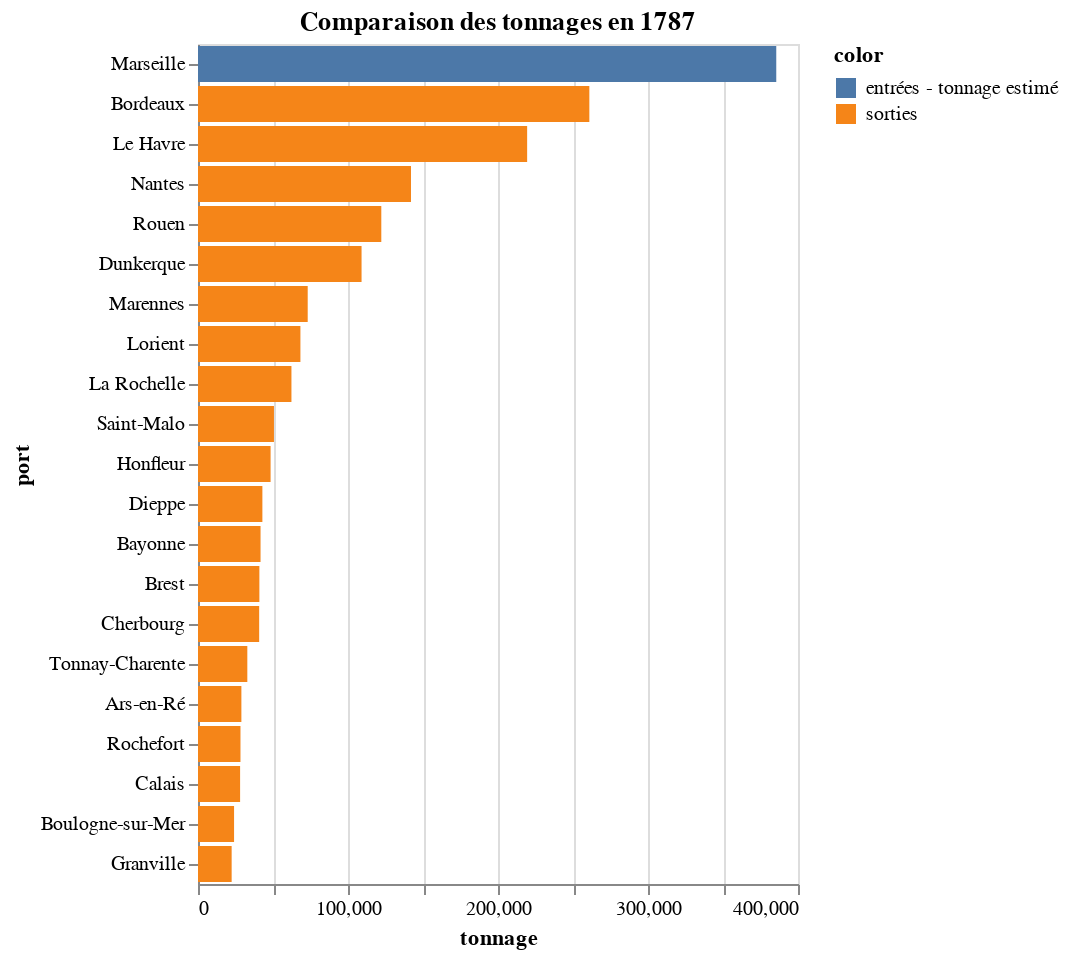

Source (notebook cell):
### Code cell
VegaLite({
    "$schema": "https://vega.github.io/schema/vega-lite/v5.json",
    "title": "Comparaison des tonnages en 1787",
    "mark": "bar",
    "data": {
        "values": tonnage
    },
    "encoding": {
        "x": {
            "field": "tonnage",
            "type": "quantitative", 
            "title": "tonnage"
        },
        "y": {
            "field": "port",
            "type": "nominal",
            "title": "port",
            "sort": "-x"
        },
        "color": {"field": "color"}
    }
})

### Figure 1 — Vega-Lite specification as saved in the notebook (floating-point values rounded to 4 significant figures)
{"$schema": "https://vega.github.io/schema/vega-lite/v5.json", "data": {"values": [{"color": "sorties", "port": "Bordeaux", "tonnage": 260896}, {"color": "sorties", "port": "Le Havre", "tonnage": 219429}, {"color": "sorties", "port": "Nantes", "tonnage": 141995}, {"color": "sorties", "port": "Rouen", "tonnage": 122202}, {"color": "sorties", "port": "Dunkerque", "tonnage": 109038}, {"color": "sorties", "port": "Marennes", "tonnage": 73139}, {"color": "sorties", "port": "Lorient", "tonnage": 68277}, {"color": "sorties", "port": "La Rochelle", "tonnage": 62296}, {"color": "sorties", "port": "Saint-Malo", "tonnage": 50643}, {"color": "sorties", "port": "Honfleur", "tonnage": 48393}, {"color": "sorties", "port": "Dieppe", "tonnage": 42920}, {"color": "sorties", "port": "Bayonne", "tonnage": 41699}, {"color": "sorties", "port": "Brest", "tonnage": 40916}, {"color": "sorties", "port": "Cherbourg", "tonnage": 40779}, {"color": "sorties", "port": "Tonnay-Charente", "tonnage": 32882}, {"color": "sorties", "port": "Ars-en-Ré", "tonnage": 28922}, {"color": "sorties", "port": "Rochefort", "tonnage": 28313}, {"color": "sorties", "port": "Calais", "tonnage": 28070}, {"color": "sorties", "port": "Boulogne-sur-Mer", "tonnage": 24044}, {"color": "sorties", "port": "Granville", "tonnage": 22430}, {"color": "entrées - tonnage estimé", "port": "Marseille", "tonnage": 385510}]}, "encoding": {"color": {"field": "color"}, "x": {"field": "tonnage", "title": "tonnage", "type": "quantitative"}, "y": {"field": "port", "sort": "-x", "title": "port", "type": "nominal"}}, "mark": "bar", "title": "Comparaison des tonnages en 1787"}
